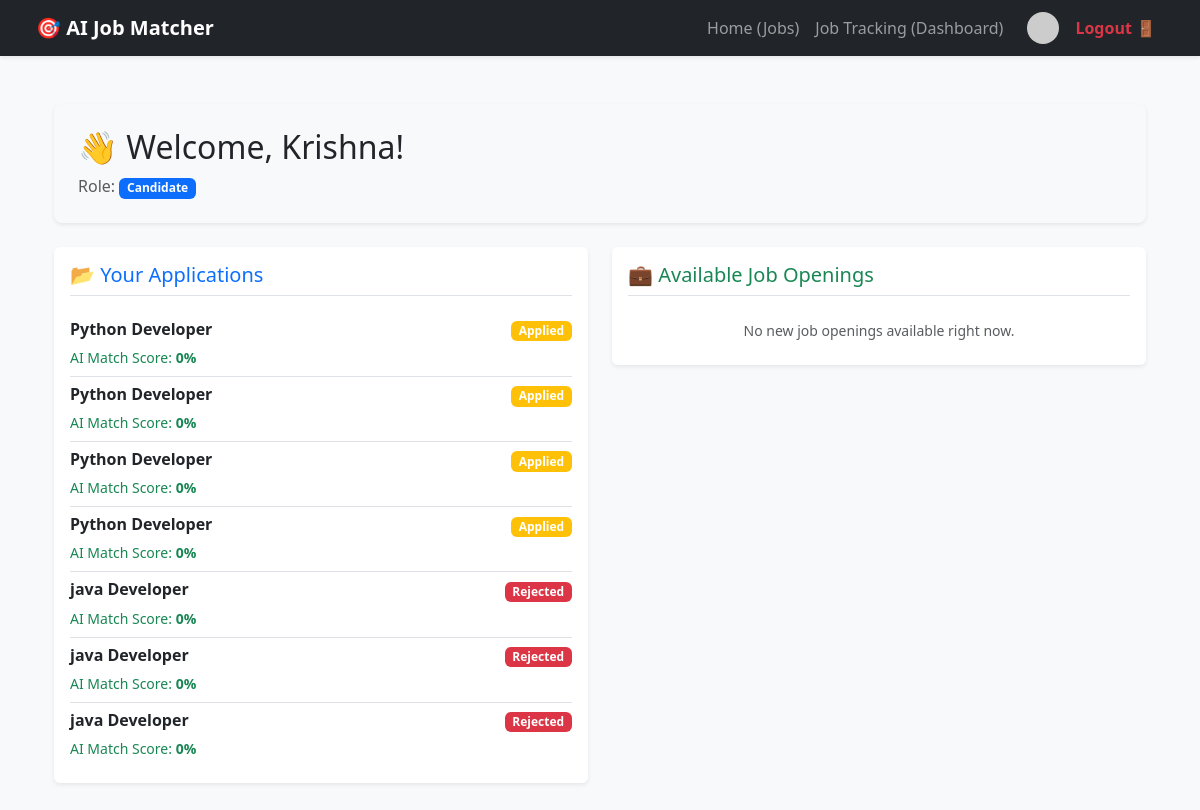
/dashboard/ (signed in), run on the app's committed database.
### demoapp/models.py (models this page shows, shortened)
class User(AbstractUser):
    IS_CANDIDATE = 'candidate'
    IS_RECRUITER = 'recruiter'
    ROLE_CHOICES = [
        (IS_CANDIDATE, 'Candidate'),
        (IS_RECRUITER, 'Recruiter'),
    ]
    role = models.CharField(max_length=10, choices=ROLE_CHOICES, default=IS_CANDIDATE)
    groups = models.ManyToManyField(
        'auth.Group',
        related_name='demoapp_user_groups',
        blank=True,
        help_text='The groups this user belongs to.',
        verbose_name='groups',
    )
    user_permissions = models.ManyToManyField(
        'auth.Permission',
        related_name='demoapp_user_permissions',
        blank=True,
        help_text='Specific permissions for this user.',
        verbose_name='user permissions',
    )

class Application(models.Model):
    STATUS_CHOICES = [
        ('Applied', 'Applied'),
        ('Shortlisted', 'Shortlisted'),
        ('Rejected', 'Rejected')
    ]
    address = models.TextField(blank=True, null=True)
    status = models.CharField(max_length=20, default='Pending')
    job = models.ForeignKey(Job, on_delete=models.CASCADE, related_name='applications')
    candidate = models.ForeignKey(User, on_delete=models.CASCADE, limit_choices_to={'role': 'candidate'})
    resume = models.FileField(upload_to='resumes/')
    extracted_skills = models.TextField(blank=True, null=True)
    match_score = models.IntegerField(default=0)
    status = models.CharField(max_length=20, choices=STATUS_CHOICES, default='Applied')
    applied_at = models.DateTimeField(auto_now_add=True)
    qualification = models.CharField(max_length=100, blank=True, null=True)
    experience_years = models.IntegerField(default=0)
    current_company = models.CharField(max_length=100, blank=True, null=True)
    present_ctc = models.CharField(max_length=50, blank=True, null=True)
    expected_ctc = models.CharField(max_length=50, blank=True, null=True)

class Job(models.Model):
    recruiter = models.ForeignKey(User, on_delete=models.CASCADE, limit_choices_to={'role': 'recruiter'})
    title = models.CharField(max_length=255)
    description = models.TextField()
    requirements = models.TextField(help_text="Comma separated skills")
    created_at = models.DateTimeField(auto_now_add=True)

### demoapp/views.py (the view)
# urls.py: path('dashboard/', views.dashboard_view, name='dashboard'),
@login_required
def dashboard_view(request):
    if request.user.is_superuser or request.user.role == 'recruiter':
        jobs = Job.objects.filter(recruiter=request.user)
        total_apps = Application.objects.filter(job__recruiter=request.user).count()
        shortlisted = Application.objects.filter(job__recruiter=request.user, status='Shortlisted').count()
        return render(request, 'recruiter_dashboard.html', {'jobs': jobs, 'total_apps': total_apps, 'shortlisted': shortlisted})
    else:
        return render(request, 'candidate_dashboard.html', {'applications': Application.objects.filter(candidate=request.user)})

### demoapp/templates/candidate_dashboard.html
{% extends 'base.html' %}
{% block content %}
<div class="container mt-4">
    <div class="row">
        <div class="col-md-12 mb-4">
            <div class="p-4 bg-light rounded-3 shadow-sm">
                <h2>👋 Welcome, {{ user.username }}!</h2>
                <p class="text-muted mb-0">Role: <span class="badge bg-primary text-capitalize">{{ user.role }}</span></p>
            </div>
        </div>
        <div class="col-md-6 mb-4">
            <div class="card shadow-sm border-0">
                <div class="card-body">
                    <h5 class="card-title border-bottom pb-2 text-primary">📂 Your Applications</h5>
                    <div class="list-group list-group-flush mt-3">
                        {% for app in applications %}
                            <div class="list-group-item px-0">
                                <div class="d-flex w-100 justify-content-between align-items-center">
                                    <h6 class="mb-1 fw-bold">{{ app.job.title }}</h6>
                                    <span class="badge {% if app.status == 'Shortlisted' %}bg-success{% elif app.status == 'Rejected' %}bg-danger{% else %}bg-warning{% endif %}">{{ app.status }}</span>
                                </div>
                                <small class="text-success d-block mt-1">
                                    AI Match Score: <strong>{{ app.match_score }}%</strong>
                                </small>
                            </div>
                        {% empty %}
                            <p class="text-muted my-2 small text-center">You haven't applied to any jobs yet.</p>
                        {% endfor %}
                    </div>
                </div>
            </div>
        </div>
        <div class="col-md-6 mb-4">
            <div class="card shadow-sm border-0">
                <div class="card-body">
                    <h5 class="card-title border-bottom pb-2 text-success">💼 Available Job Openings</h5>
                    <div class="list-group list-group-flush mt-3">
                        {% for job in available_jobs %}
                            <div class="list-group-item px-0 d-flex justify-content-between align-items-center">
                                <div>
                                    <h6 class="mb-1 fw-bold text-dark">{{ job.title }}</h6>
                                    <small class="text-muted d-block">Skills: {{ job.requirements }}</small>
                                </div>
                                <a href="{% url 'apply_job' job.id %}" class="btn btn-sm btn-outline-primary px-3">Apply</a>
                            </div>
                        {% empty %}
                            <p class="text-muted my-2 small text-center">No new job openings available right now.</p>
                        {% endfor %}
                    </div>
                </div>
            </div>
        </div>
    </div>
</div>
{% endblock %}

### demoapp/templates/base.html (shortened to what this page needs)
<!DOCTYPE html>
<html lang="en">
<head>
    <link href="https://cdn.jsdelivr.net/npm/bootstrap@5.3.0/dist/css/bootstrap.min.css" rel="stylesheet">
</head>
<body class="bg-light">
    <nav class="navbar navbar-expand-lg navbar-dark bg-dark px-4 shadow-sm">
        <div class="container-fluid">
            <a class="navbar-brand fw-bold" href="{% url 'welcome' %}">🎯 AI Job Matcher</a>
            <div class="collapse navbar-collapse" id="navbarNav">
                <div class="navbar-nav ms-auto align-items-center">
                    {% if user.is_authenticated %}
                        {% if user.role == 'candidate' %}
                            <a class="nav-link" href="{% url 'home' %}">Home (Jobs)</a>
                            <a class="nav-link" href="{% url 'dashboard' %}">Job Tracking (Dashboard)</a>
                        {% endif %}
                        <div class="d-flex align-items-center ms-3">
                            {% if user.profile_pic %}
                                <img src="{{ user.profile_pic.url }}" alt="Profile" class="rounded-circle border border-light" style="width: 32px; height: 32px; object-fit: cover;">
                            {% else %}
                                <img src="https://ui-avatars.com/api/?name={{ user.username }}&background=random&color=fff" alt="Profile" class="rounded-circle" style="width: 32px; height: 32px;">
                            {% endif %}
                            <a class="nav-link text-danger fw-bold ms-2" href="{% url 'logout' %}">Logout 🚪</a>
                        </div>
                    {% else %}
                        <a class="nav-link" href="{% url 'login' %}">Login</a>
                        <a class="nav-link" href="{% url 'register' %}">Register</a>
                    {% endif %}
                </div>
            </div>
        </div>
    </nav>
    <div class="container my-5">
        {% block content %}
        {% endblock %}
    </div>
</body>
</html>

### data on the page
User: username "Krishna", role "Candidate"
Application: job "Python Developer", status "Applied", match_score "0"
Application: job "Python Developer", status "Applied", match_score "0"
Application: job "Python Developer", status "Applied", match_score "0"
Application: job "Python Developer", status "Applied", match_score "0"
Application: job "java Developer", status "Rejected", match_score "0"
Application: job "java Developer", status "Rejected", match_score "0"
Application: job "java Developer", status "Rejected", match_score "0"
